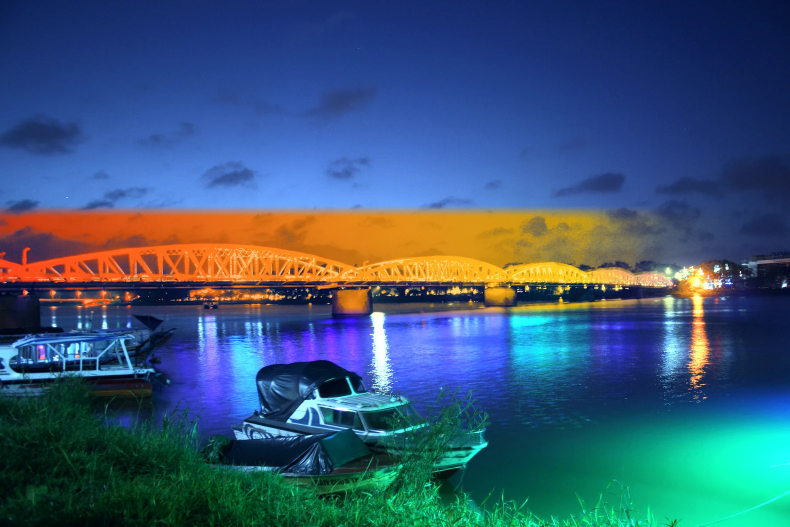
#> input picture site/assets/img/truong-tien-real-neon.webp, 1580 x 1053 px (shown at 1/2 size)
$ python prepare_truong_tien.py --source ../site/assets/img/truong-tien-real-neon.webp
#> lines starting #> are read from the running program, lines starting #| are printed output that depends on the picture
#!/usr/bin/env python3
"""Prepare REAL Trường Tiền bridge photo and light-only mask.

Source is an actual long exposure photo by Lưu Ly, released to public domain:
https://commons.wikimedia.org/wiki/File:Cau_Trang_tien_ve_dem.jpg
No AI image is involved. Crop framing is controlled by CSS, not baked into file.
"""
from pathlib import Path
import argparse
import json
import numpy as np
from PIL import Image, ImageEnhance, ImageFilter, ImageOps

ROOT=Path(__file__).resolve().parents[1]/"site"/"assets"/"img"


def create(source):
    with Image.open(source) as image:
#> image is the input picture: PIL image 1580x1053 RGB; mean R, G, B 57.8, 87.3, 116
        img=ImageOps.exif_transpose(image).convert("RGB")
    src_size=img.size
    max_w=1580
    if img.width>max_w:
        img=img.resize((max_w, round(img.height*max_w/img.width)),Image.Resampling.LANCZOS)
    original=np.asarray(img,dtype=np.float32)/255.0
    r,g,b=(original[:,:,i] for i in range(3))
    lum=.2126*r+.7152*g+.0722*b
    mx=np.max(original,axis=2)
    mn=np.min(original,axis=2)
    contrast=np.maximum(mx-mn,.00001)
    warm=np.clip((r-np.maximum(g,b)*.95)*4.2,0,1)*np.clip((lum-.09)*4,0,1)
    gold=np.clip((np.minimum(r,g)-b*.88)*3.2,0,1)*np.clip((lum-.11)*4,0,1)
    warm=np.maximum(warm,gold*.74)
    cool=np.stack([
        .76*r + .018,
        .95*g + .031,
        np.minimum(1,.98*b+.065)
    ],axis=2)
    # Avoid a flat opaque gradient: grading follows real sensor pixels,
    # preserving structural detail and river reflections.
    cool=np.clip(cool*(.98 + .19*np.clip(lum*2,0,1))[...,None],0,1)
    hot=np.stack([
        np.minimum(1,r*1.25+.07),
        np.minimum(1,g*1.12+.014),
        np.maximum(0,b*.74)
    ],axis=2)
    mix=np.clip(warm*.82,0,.85)
    color=cool*(1-mix[...,None])+hot*mix[...,None]
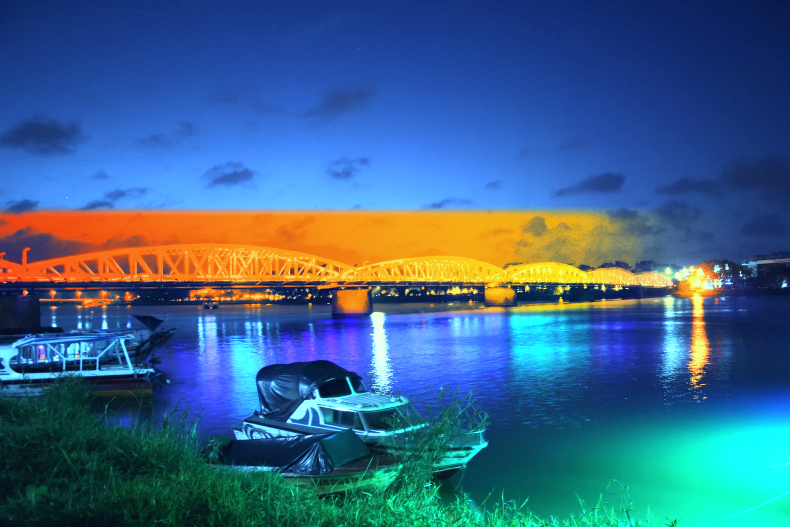
#> color: shape (1053, 1580, 3) float32 (shown at 1/2 size); mean of channels 0, 1, 2 0.236, 0.395, 0.538; drawn as R, G, B

    # The real long-exposure image has blue/purple lamps. Select only its
    # existing bright truss pixels, then grade those captured lamps through
    # warm red -> orange -> gold along the actual bridge. No painted arches.
    h,w=lum.shape
    ys=np.arange(h,dtype=np.float32)[:,None]/h
    xs=np.arange(w,dtype=np.float32)[None,:]/w
    # Trusses in the photographed frame occupy a narrow line near y=.50.
    # An absolute intensity threshold prevents the dusk sky being painted gold.
    arch_band=np.clip((ys-.443)*80,0,1)*np.clip((.595-ys)*63,0,1)
    bright=np.clip((mx-.59)*5.0,0,1)
    chroma=np.clip((contrast-.065)*4.0,0,1)
    # A smooth sky has almost no positive local detail. Steel rails and lamps
    # are narrow luminous structures, so detect their local bright edges.
    local_gray=Image.fromarray(np.uint8(np.clip(mx*255,0,255)),"L")
    local_blur=np.asarray(local_gray.filter(ImageFilter.GaussianBlur(6)),dtype=np.float32)/255.
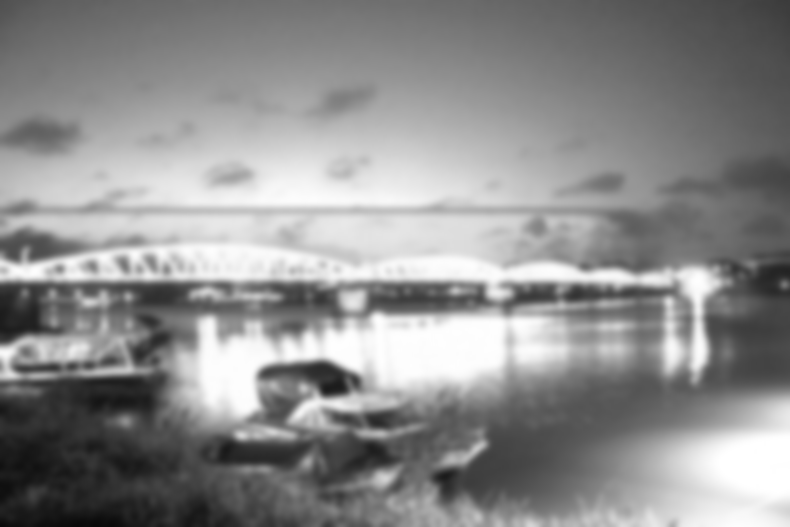
#> local_blur: shape (1053, 1580) float32 (shown at 1/2 size); min 0.0353, max 1, mean 0.555
    structure=np.clip((mx-local_blur-.018)*18,0,1)
    truss=np.clip(arch_band * bright * np.maximum(chroma,.57) * structure * 1.5,0,.96)
    truss=truss * np.clip((.94-xs)*8,0,1)
    amber_green=np.clip(.28+.66*xs, .28, .85)
    warm_tone=np.stack([
        np.broadcast_to(np.full_like(amber_green,.99),color.shape[:2]),
        np.broadcast_to(amber_green,color.shape[:2]),
        np.broadcast_to(np.full_like(amber_green,.10),color.shape[:2])
    ],axis=-1)
    # Preserve captured metalwork contrast, not a solid line drawn over it.
    graded=warm_tone*(.50+.50*mx[...,None])
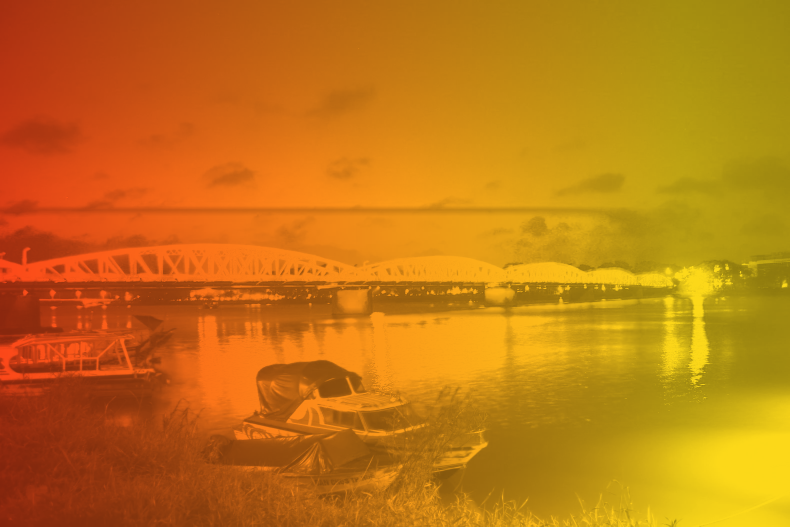
#> graded: shape (1053, 1580, 3) float32 (shown at 1/2 size); mean of channels 0, 1, 2 0.771, 0.471, 0.0779; drawn as R, G, B
    color=color*(1-truss[...,None])+graded*truss[...,None]
    output=Image.fromarray(np.uint8(np.clip(color*255+.5,0,255)),"RGB")
    output=ImageEnhance.Contrast(output).enhance(1.11)
    output=ImageEnhance.Sharpness(output).enhance(1.23)
    name=ROOT/"truong-tien-real-neon.webp"
    output.save(name,"WEBP",quality=87,method=6)

    # Matte represents only real captured bridge lights; it is not an
    # invented arc or a replacement bridge. The moving streak travels over
    # those bright pixels. Sky and river outside the bridge remain transparent.
    h,w=lum.shape
    yy=np.arange(h,dtype=np.float32)[:,None]/h
    band=np.clip((yy-.15)*23,0,1)*np.clip((.72-yy)*14,0,1)
    colorful=np.clip((contrast-.035)*3.0,0,1)
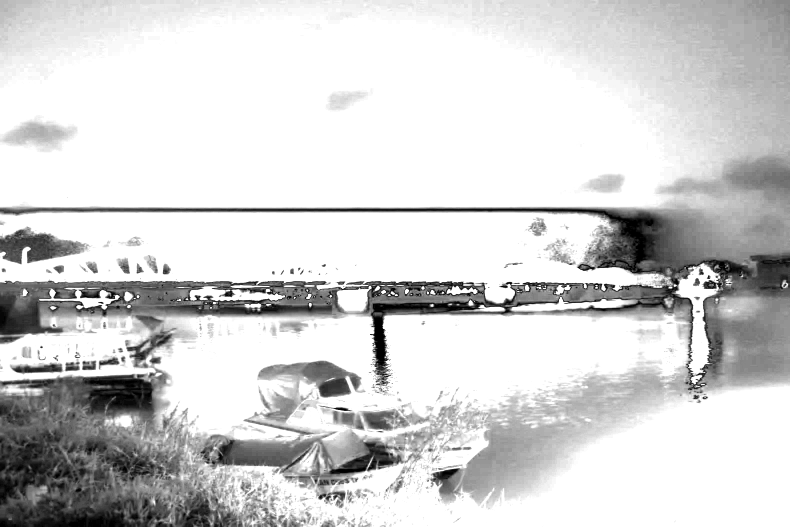
#> colorful: shape (1053, 1580) float32 (shown at 1/2 size); min 0, max 1, mean 0.825
    highlight=np.clip((mx-.45)*3.0,0,1)
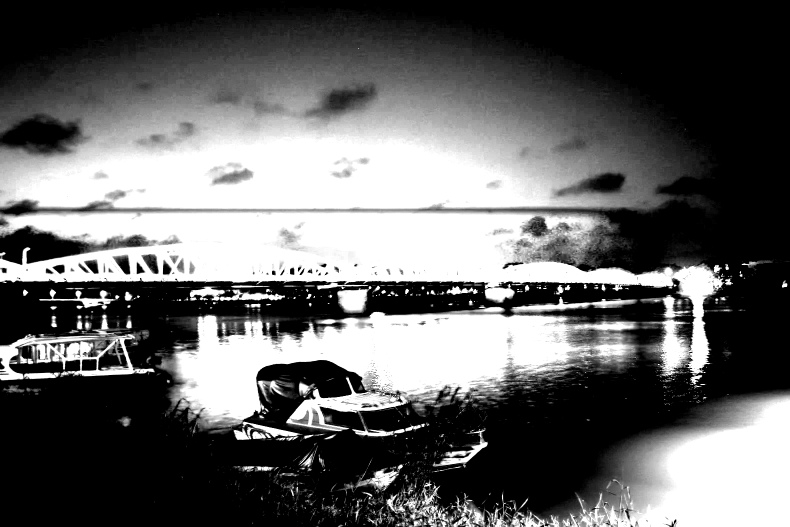
#> highlight: shape (1053, 1580) float32 (shown at 1/2 size); min 0, max 1, mean 0.392
    luminous=np.maximum(np.maximum(warm,gold),colorful*.48)*highlight
    # Bright whites of the real metal rails also receive a little sheen.
    luminous=np.maximum(luminous,np.clip((lum-.58)*2.2,0,1)*.46)
    alpha=np.uint8(np.clip(luminous*band*230,0,230))
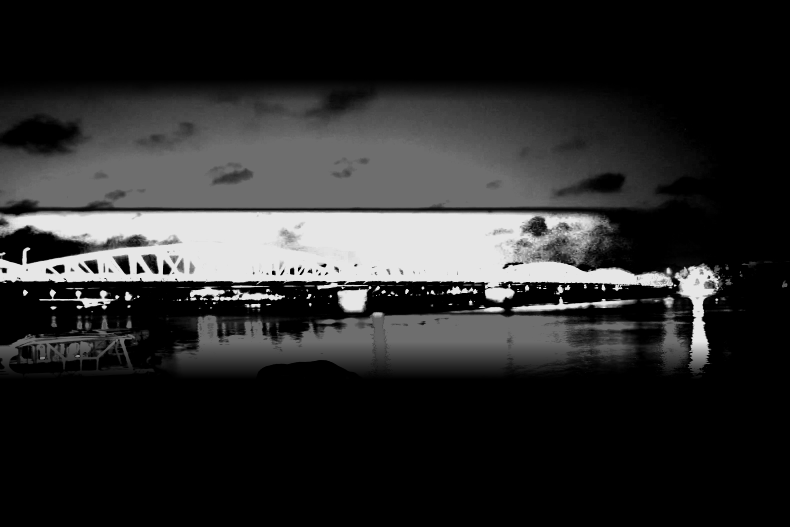
#> alpha: shape (1053, 1580) (shown at 1/2 size); min 0, max 230, mean 42.7
    matte=Image.fromarray(alpha,"L").filter(ImageFilter.GaussianBlur(1.0))
    rgba=Image.new("RGBA",img.size,(255,239,200,0))
    rgba.putalpha(matte)
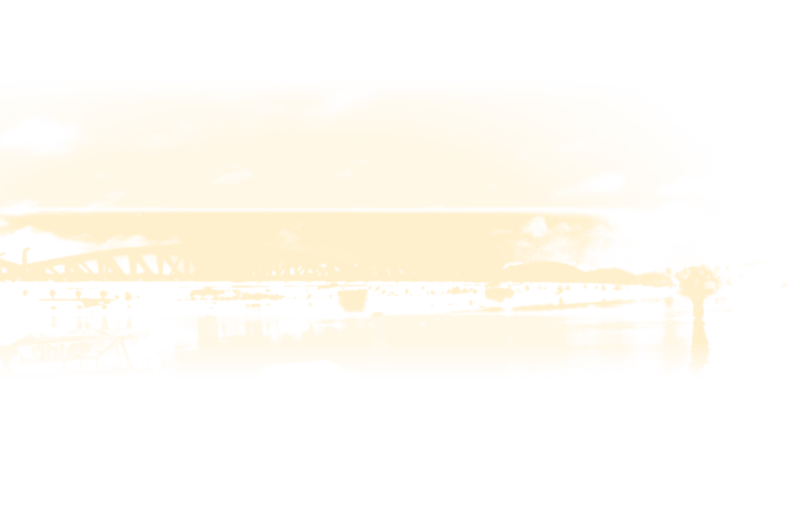
#> rgba: PIL image 1580x1053 RGBA (shown at 1/2 size); mean R, G, B, A 255, 239, 200, 42.6; transparent parts drawn white
    mask=ROOT/"truong-tien-arc-light.webp"
    rgba.save(mask,"WEBP",quality=78,alpha_quality=78,method=6)

    details={"original":src_size,"output":img.size,
      "photo_bytes":name.stat().st_size,"light_mask_bytes":mask.stat().st_size,
      "source":"Real photo by Lưu Ly, public domain, Wikimedia Commons"}
    if name.stat().st_size>850000 or mask.stat().st_size>220000:
        raise RuntimeError("Real bridge assets exceed optimization limits "+repr(details))
    print("REAL_TRUONG_TIEN_READY "+json.dumps(details,ensure_ascii=False))
#| REAL_TRUONG_TIEN_READY {"original": [1580, 1053], "output": [1580, 1053], "photo_bytes": 196370, "light_mask_bytes": 126966, "source": "Real photo by Lưu Ly, public domain, Wikimedia Commons"}


if __name__=="__main__":
    parser=argparse.ArgumentParser()
    parser.add_argument("--source",required=True)
    args=parser.parse_args()
    create(args.source)

$ run again, with site/assets/img/hue-bridge-night-cyan.webp copied over site/assets/img/truong-tien-real-neon.webp
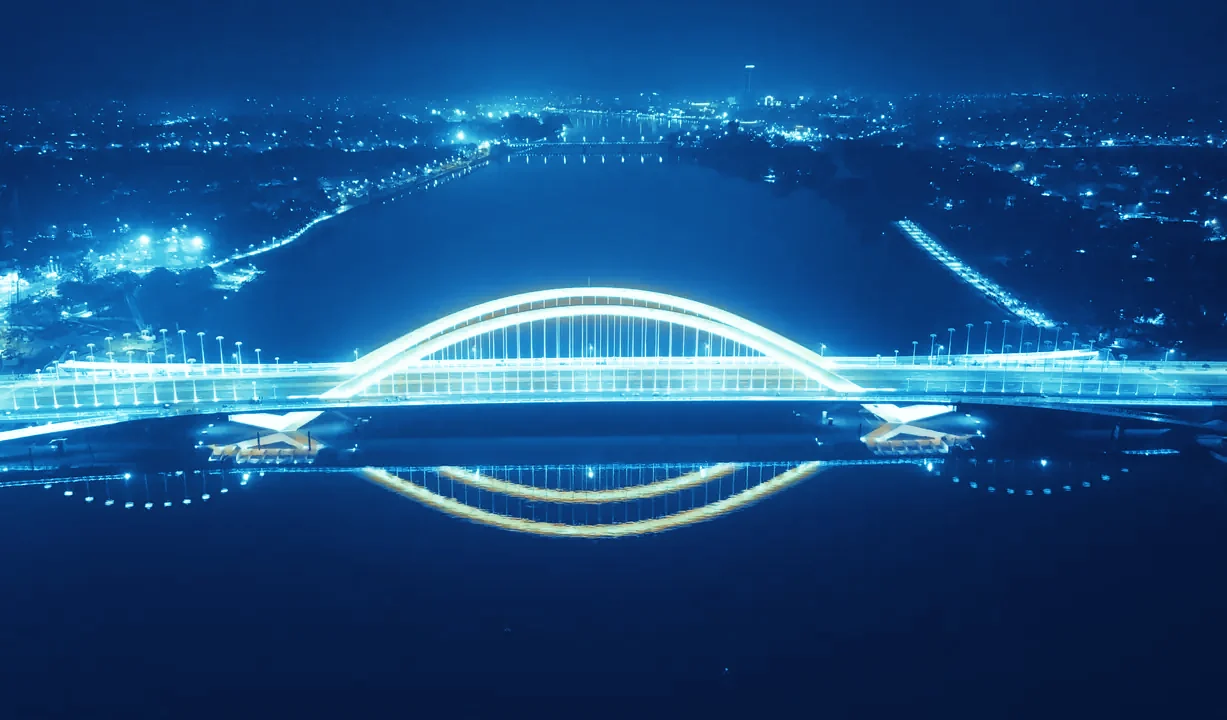
#> input picture site/assets/img/hue-bridge-night-cyan.webp, 1227 x 720 px
#> in create, image is the input picture: PIL image 1227x720 RGB; mean R, G, B 26.6, 77.7, 129.6
#> in create, `alpha=np.uint8(np.clip(luminous*band*230,0,230))`:
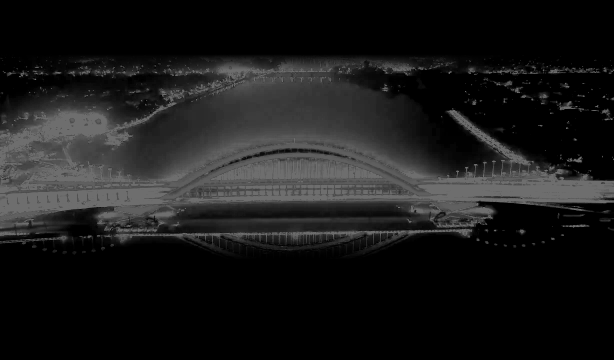
#> alpha: shape (720, 1227) (shown at 1/2 size); min 0, max 119, mean 25.6
#> in create, `rgba.putalpha(matte)`:
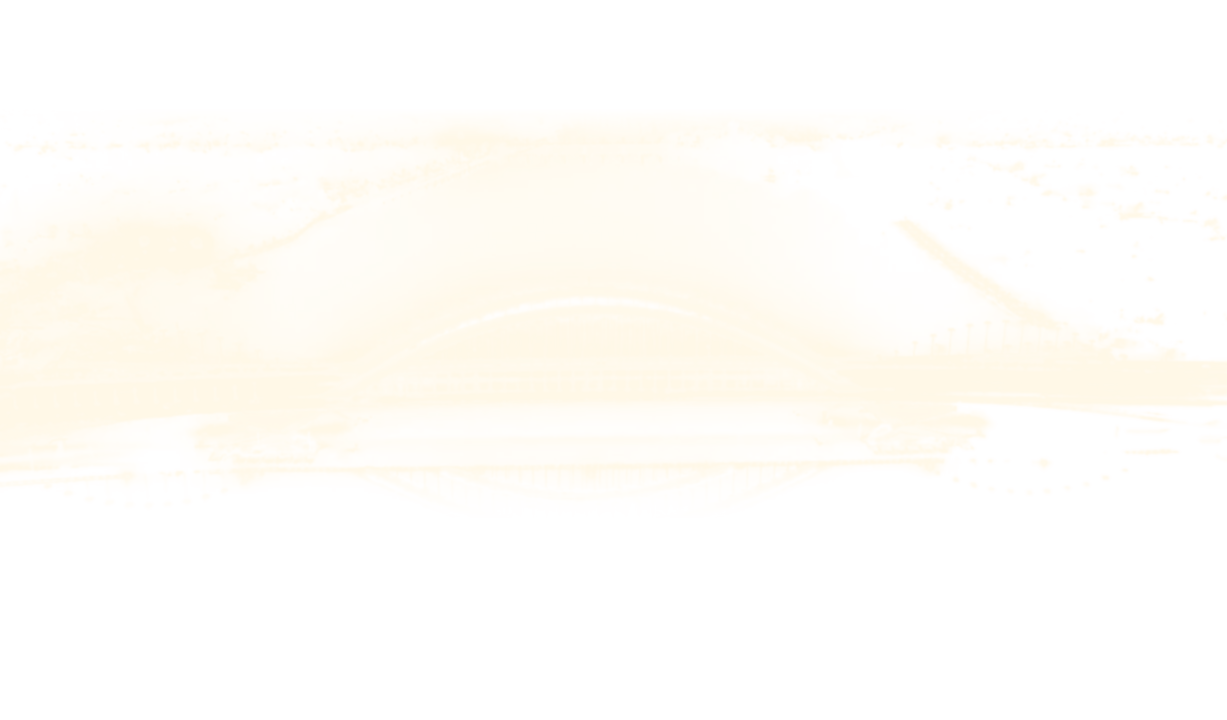
#> rgba: PIL image 1227x720 RGBA; mean R, G, B, A 255, 239, 200, 25.5; transparent parts drawn white
#| REAL_TRUONG_TIEN_READY {"original": [1227, 720], "output": [1227, 720], "photo_bytes": 99930, "light_mask_bytes": 117334, "source": "Real photo by Lưu Ly, public domain, Wikimedia Commons"}

$ run again, with site/assets/img/hue-city-day.webp copied over site/assets/img/truong-tien-real-neon.webp
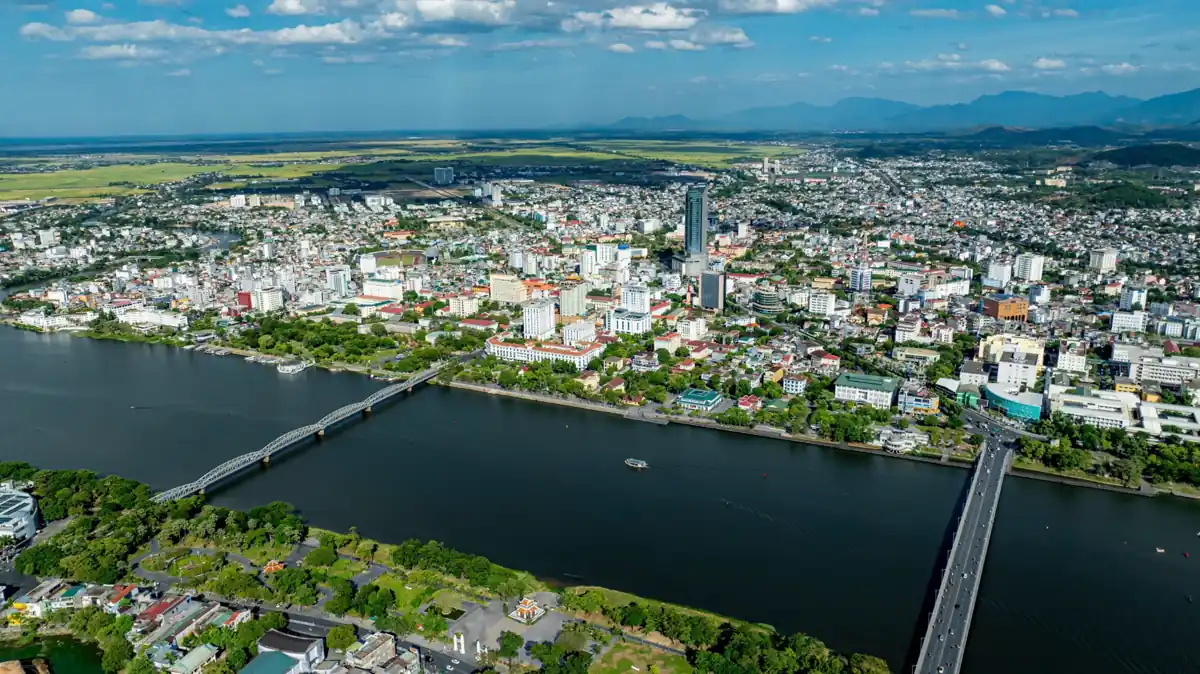
#> input picture site/assets/img/hue-city-day.webp, 1200 x 674 px
#> in create, image is the input picture: PIL image 1200x674 RGB; mean R, G, B 81.8, 108.9, 106.4
#> in create, `graded=warm_tone*(.50+.50*mx[...,None])`:
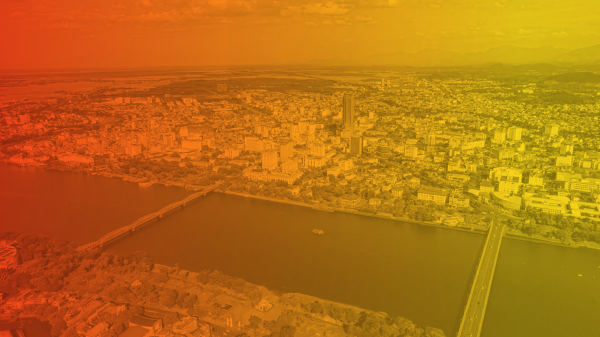
#> graded: shape (674, 1200, 3) float32 (shown at 1/2 size); mean of channels 0, 1, 2 0.725, 0.439, 0.0732; drawn as R, G, B
#> in create, `color=color*(1-truss[...,None])+graded*truss[...,None]`:
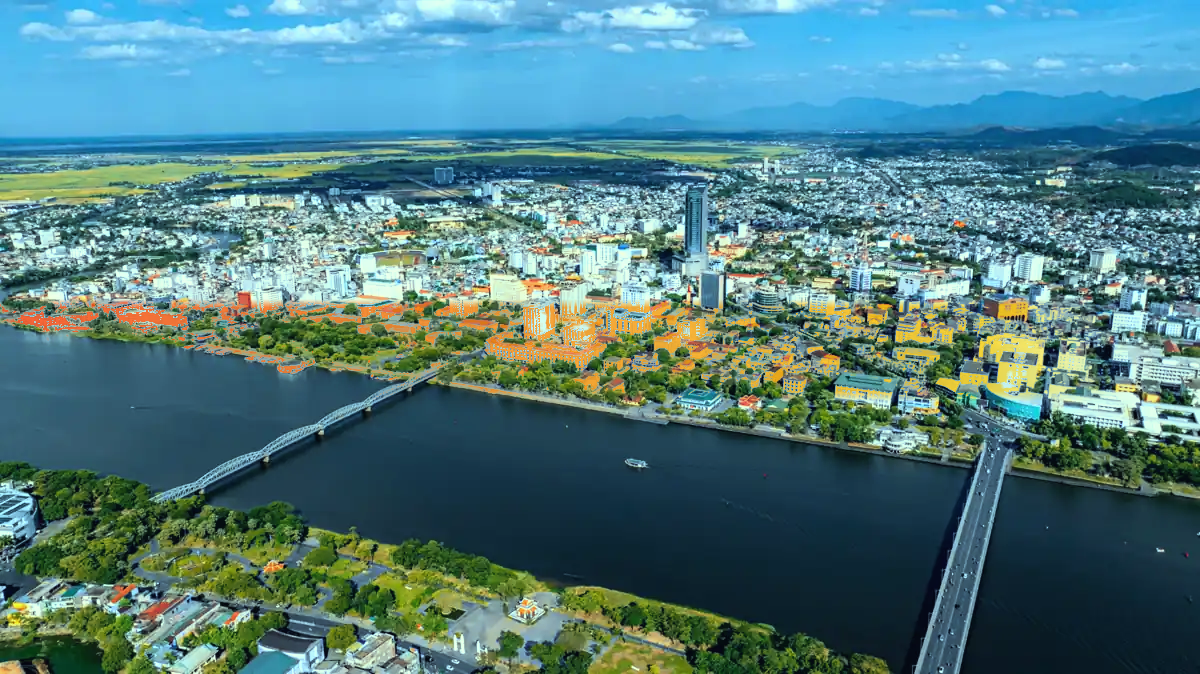
#> color: shape (674, 1200, 3) float32; mean of channels 0, 1, 2 0.319, 0.489, 0.504; drawn as R, G, B
#| REAL_TRUONG_TIEN_READY {"original": [1200, 674], "output": [1200, 674], "photo_bytes": 176954, "light_mask_bytes": 118358, "source": "Real photo by Lưu Ly, public domain, Wikimedia Commons"}
